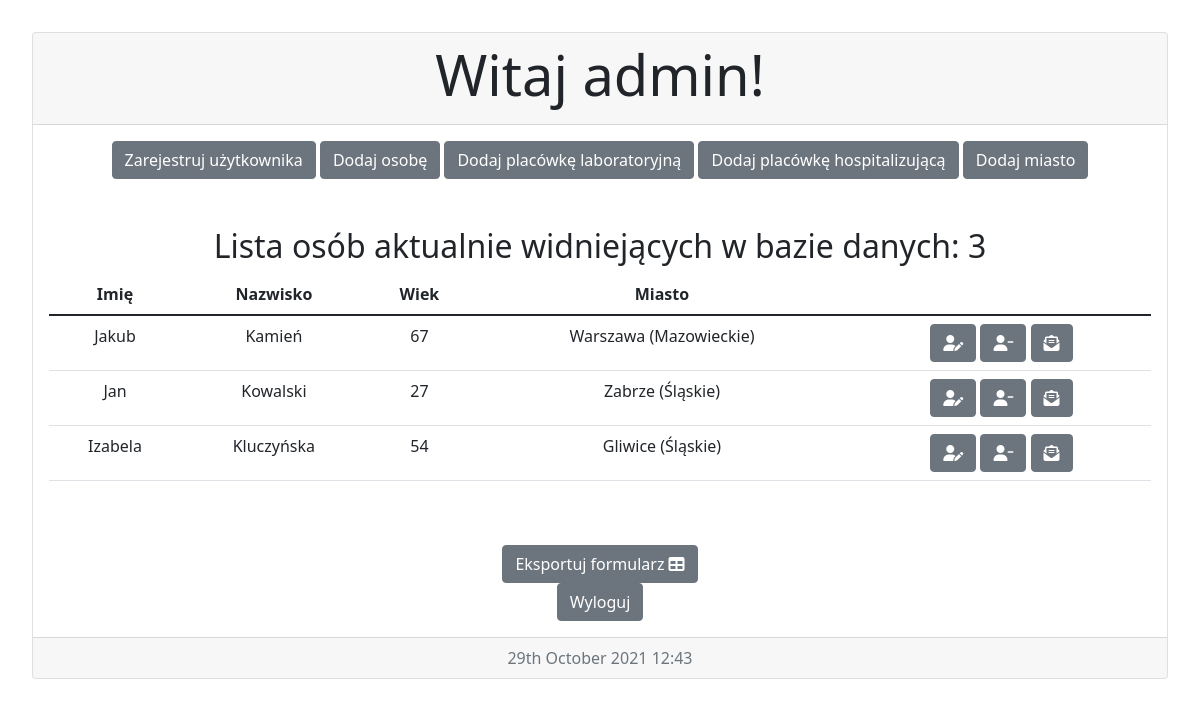
Page /covid/main/ (signed in) on the committed database.
### covid/models.py (models this page shows, shortened)
class Person(models.Model):
    GENDER = {
        (1, 'M'),
        (2, 'K'),
        (3, 'other')
    }
    BINARY = {
        (0, 'Nie'),
        (1, 'Tak')
    }
    name = models.CharField(max_length=32)
    surname = models.CharField(max_length=32)
    gender = models.PositiveSmallIntegerField(choices=GENDER)
    age = models.PositiveSmallIntegerField()
    city = models.ForeignKey(City, on_delete=models.PROTECT, related_name='city')
    telephone_number = PhoneNumberField()
    date_of_received_information = models.DateField(null=True, blank=True)
    date_of_positive_result = models.DateField(null=True, blank=True)
    laboratory_performing_tests = models.ForeignKey(Laboratory, on_delete=models.PROTECT, related_name='laboratory')
    whereabouts = models.ForeignKey(City, on_delete=models.PROTECT, related_name='whereabouts')
    source_of_infection = models.TextField(null=True, blank=True)
    hospitalization = models.PositiveSmallIntegerField(choices=BINARY, default=0)
    hospital = models.ForeignKey(Hospital, on_delete=models.PROTECT, related_name='hospital', null=True, blank=True)
    supervision = models.PositiveSmallIntegerField(choices=BINARY, default=0)
    quarantine = models.PositiveSmallIntegerField(choices=BINARY, default=0)

class City(models.Model):
    name = models.CharField(max_length=32)
    county = models.CharField(max_length=32)
    province = models.CharField(max_length=32)
    def __str__(self):
        return self.name_province()
    def name_province(self):
        return "{} ({})".format(self.name, self.province)

### covid/views.py (the view)
# urls.py: path('main/', main, name='main'),
@login_required
def main(request):
    people = Person.objects.all()
    return render(request, 'main.html', {'people': people})

### templates/main.html (shortened to what this page needs)
{% extends 'pattern.html' %}
{% block page %}
<div class="card text-center">
  <div class="card-header">
    {% if user.is_authenticated %}
      <h2 class="display-4">Witaj {{ user.username }}!</h2>
    {% endif %}
  </div>
  <div class="card-body">
    {% if perms.covid %}
      <a href="{% url 'register' %}" class="btn btn-secondary">Zarejestruj użytkownika </a>  <a href="{% url 'add_person' %}" class="btn btn-secondary">Dodaj osobę</a>  <a href="{% url 'add_laboratory' %}" class="btn btn-secondary">Dodaj placówkę laboratoryjną</a> <a href="{% url 'add_hospital' %}" class="btn btn-secondary">Dodaj placówkę hospitalizującą</a> <a href="{% url 'add_city' %}" class="btn btn-secondary">Dodaj miasto</a> <br>
    {% endif %}
    <br>
    <br>
    <h2>Lista osób aktualnie widniejących w bazie danych: {{ people|length }}</h2>
    <table class="table">
      <thead>
        <tr>
          <th scope="col">Imię</th>
          <th scope="col">Nazwisko</th>
          <th scope="col">Wiek</th>
          <th scope="col">Miasto</th>
          <th scope="col"></th>
        </tr>
      </thead>
      <tbody>
        {% for person in people %}
        <tr>
          <td>{{ person.name }}</td>
          <td>{{ person.surname }}</td>
          <td>{{ person.age }}</td>
          <td>{{ person.city }}</td>
          <td><a href="{% url 'edit_person' person.id %}" class="btn btn-secondary"><i class="fas fa-user-pen"></i></a> <a href="{% url 'delete_person' person.id %}" class="btn btn-secondary"><i class="fas fa-user-minus"></i></a> <button type="button" class="btn btn-secondary"><i class="fas fa-envelope-open-text"></i></button></li></td>
        </tr>
        {% endfor %}
      </tbody>
    </table>
    <br>
    <br>
  <button type="button" class="btn btn-secondary">Eksportuj formularz <i class="fas fa-table"></i></button> <br>
  <a href="{% url 'logout' %}" class="btn btn-secondary">Wyloguj</a>
  </div>
  <div class="card-footer text-muted">
    {% now "jS F Y H:i" %}
  </div>
</div>
{% endblock %}

### static/global.css (style rules this page uses)
body { padding: 2em; }

### rows in the picture
Person: name "Jakub", surname "Kamień", age "67", city "Warszawa (Mazowieckie)"
Person: name "Jan", surname "Kowalski", age "27", city "Zabrze (Śląskie)"
Person: name "Izabela", surname "Kluczyńska", age "54", city "Gliwice (Śląskie)"

### other values in the picture
{{ user.username }} "admin"
{{ people|length }} "3"
